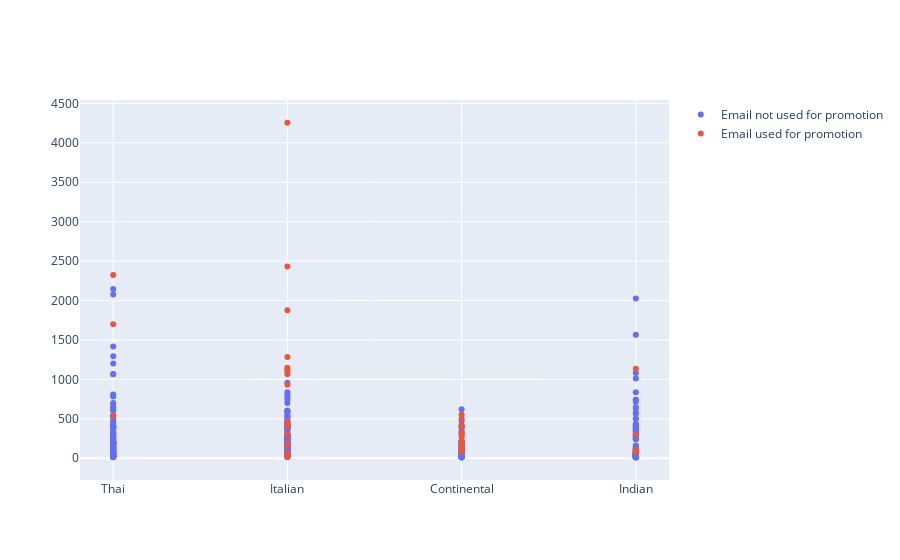

Source (notebook cell):
### Code cell
no_email = dataframe.loc[dataframe["emailer_for_promotion"] == 0]
yes_email = dataframe.loc[dataframe["emailer_for_promotion"] == 1]

fig = go.Figure()

# fig.add_trace(go.Scatter(x = dataframe.cuisine, y = dataframe.num_orders, mode = 'markers'))
fig.add_trace(go.Scatter(x = no_email.cuisine, y = no_email.num_orders, mode = 'markers', name = 'Email not used for promotion'))
fig.add_trace(go.Scatter(x = yes_email.cuisine, y = yes_email.num_orders, mode = 'markers', name = 'Email used for promotion'))

fig.show()

### Figure 1 — Plotly figure (JSON) as saved in the notebook; plotly's stock layout.template omitted (floating-point values rounded to 4 significant figures; data arrays with more than 128 entries replaced by an {"elided": "..."} marker saying what was removed)
{"data": [{"mode": "markers", "name": "Email not used for promotion", "type": "scatter", "x": {"elided": "393 str values"}, "y": {"elided": "393 int values"}}, {"mode": "markers", "name": "Email used for promotion", "type": "scatter", "x": ["Italian", "Continental", "Italian", "Italian", "Italian", "Italian", "Continental", "Continental", "Continental", "Italian", "Italian", "Continental", "Continental", "Continental", "Italian", "Continental", "Indian", "Indian", "Italian", "Continental", "Thai", "Indian", "Italian", "Italian", "Thai", "Indian", "Indian", "Continental", "Continental", "Italian", "Italian", "Continental", "Italian", "Continental", "Thai", "Continental", "Continental", "Italian", "Italian", "Italian", "Continental"], "y": [932, 393, 297, 54, 1108, 2430, 216, 188, 96, 175, 1066, 406, 177, 312, 69, 80, 109, 95, 460, 162, 1700, 82, 1283, 4254, 540, 1135, 297, 405, 135, 69, 189, 555, 404, 270, 2323, 296, 500, 15, 1148, 1877, 94]}], "layout": {}}
